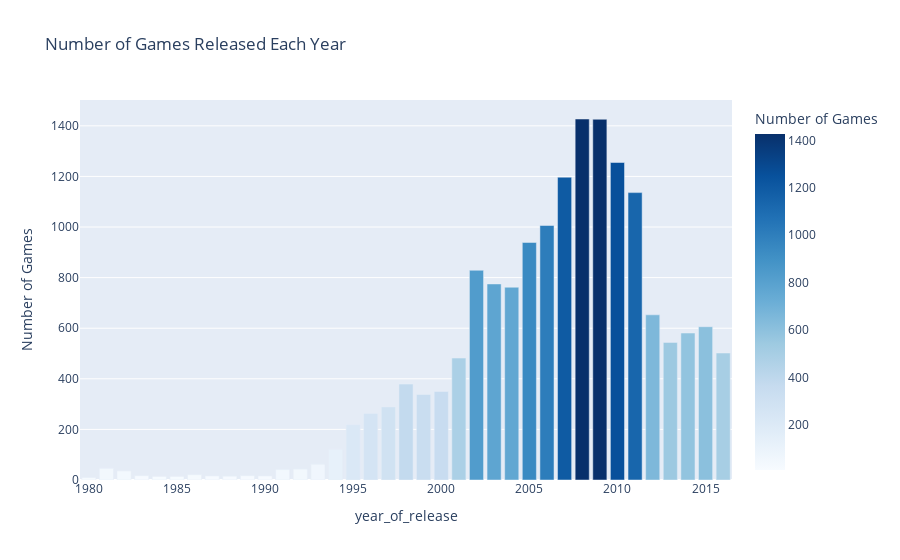

Here is the notebook cell this chart was saved with:
### Markdown cell above
# Look at how many games were released in different years. Is the data for every period significant? It seems like before 1995 there was less than 200 games released a year.Before 1990 there was less than 40 games released every year.

### Code cell
# Group by release_year and count the number of games
games_per_year = grouped_cleaned.groupby('year_of_release').size().reset_index(name='game_count')

# Create a bar chart
fig = px.bar(
    games_per_year,
    x='year_of_release',
    y='game_count',
    title='Number of Games Released Each Year',
    labels={'release_year': 'Release Year', 'game_count': 'Number of Games'},
    color='game_count',
    color_continuous_scale='Blues'
)

# Show the plot
fig.show()

### Figure 1 — Plotly figure (JSON) as saved in the notebook; plotly's stock layout.template omitted (floating-point values rounded to 4 significant figures)
{"data": [{"alignmentgroup": "True", "hovertemplate": "year_of_release=%{x}<br>Number of Games=%{marker.color}<extra></extra>", "legendgroup": "", "marker": {"color": [9, 46, 36, 17, 14, 14, 21, 16, 15, 17, 16, 41, 43, 62, 121, 219, 263, 289, 379, 338, 350, 482, 829, 775, 762, 939, 1006, 1197, 1427, 1426, 1255, 1136, 653, 544, 581, 606, 502], "coloraxis": "coloraxis", "pattern": {"shape": ""}}, "name": "", "offsetgroup": "", "orientation": "v", "showlegend": false, "textposition": "auto", "type": "bar", "x": [1980, 1981, 1982, 1983, 1984, 1985, 1986, 1987, 1988, 1989, 1990, 1991, 1992, 1993, 1994, 1995, 1996, 1997, 1998, 1999, 2000, 2001, 2002, 2003, 2004, 2005, 2006, 2007, 2008, 2009, 2010, 2011, 2012, 2013, 2014, 2015, 2016], "xaxis": "x", "y": [9, 46, 36, 17, 14, 14, 21, 16, 15, 17, 16, 41, 43, 62, 121, 219, 263, 289, 379, 338, 350, 482, 829, 775, 762, 939, 1006, 1197, 1427, 1426, 1255, 1136, 653, 544, 581, 606, 502], "yaxis": "y"}], "layout": {"barmode": "relative", "coloraxis": {"colorbar": {"title": {"text": "Number of Games"}}, "colorscale": [[0, "rgb(247,251,255)"], [0.125, "rgb(222,235,247)"], [0.25, "rgb(198,219,239)"], [0.375, "rgb(158,202,225)"], [0.5, "rgb(107,174,214)"], [0.625, "rgb(66,146,198)"], [0.75, "rgb(33,113,181)"], [0.875, "rgb(8,81,156)"], [1, "rgb(8,48,107)"]]}, "legend": {"tracegroupgap": 0}, "title": {"text": "Number of Games Released Each Year"}, "xaxis": {"anchor": "y", "domain": [0, 1], "title": {"text": "year_of_release"}}, "yaxis": {"anchor": "x", "domain": [0, 1], "title": {"text": "Number of Games"}}}}
